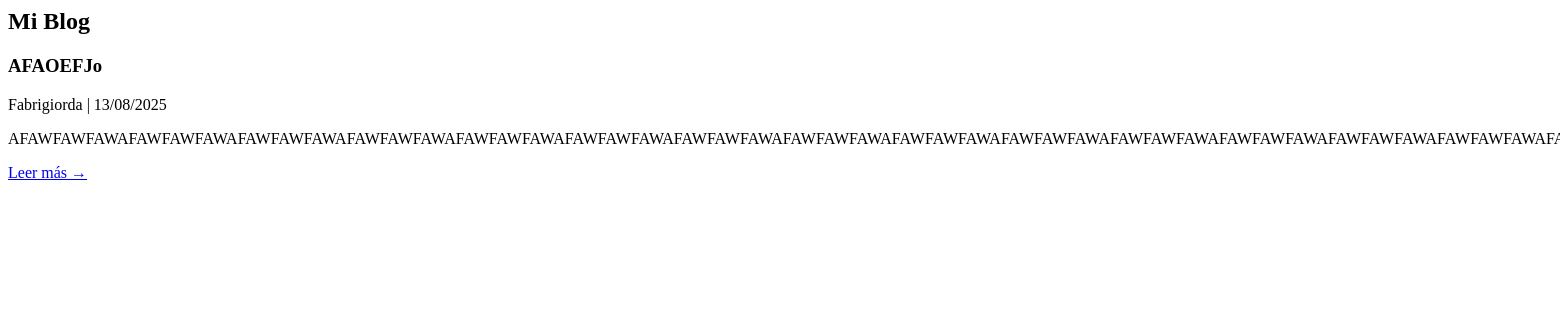
The app's page /blog/embedded/, older data.
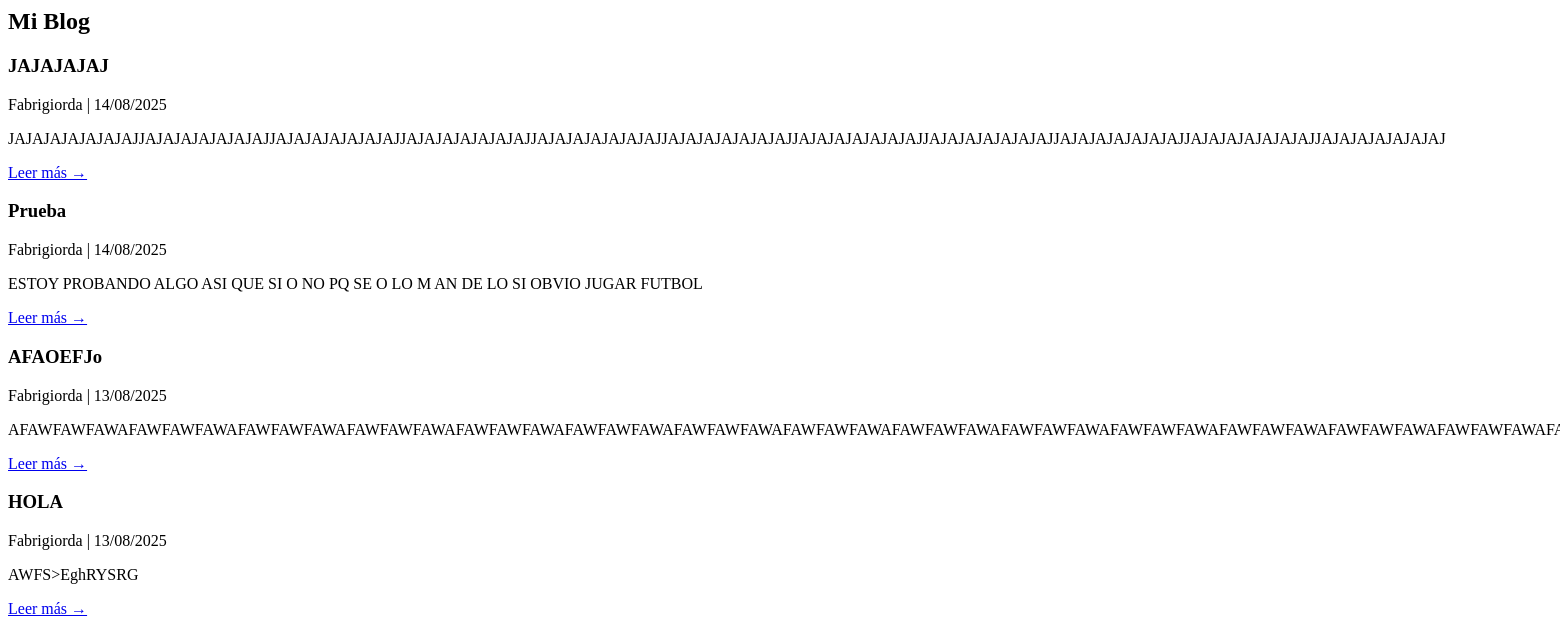
The same page, newer data.
### blog/models.py (models this page shows, shortened)
class Post(models.Model):
    title = models.CharField(max_length=200, unique=True)
    slug = models.SlugField(max_length=200, unique=True)
    author = models.ForeignKey(User, on_delete= models.CASCADE,related_name='blog_posts')
    updated_on = models.DateTimeField(auto_now= True)
    content = models.TextField()
    created_on = models.DateTimeField(auto_now_add=True)
    status = models.IntegerField(choices=STATUS, default=0)
    class Meta:
        ordering = ['-created_on']

### blog/views.py (the view)
# urls.py: path('embedded/', views.embedded_blog, name='embedded'),
def embedded_blog(request):
    post_list = Post.objects.filter(status=1).order_by('-created_on')
    return render(request, 'blog/embedded.html', {'post_list': post_list})

### blog/templates/blog/embedded.html
<div class="embedded-blog">
    <div class="blog-header">
        <h2>Mi Blog</h2>
    </div>
    <div class="blog-posts">
        {% for post in post_list %}
        <div class="blog-post-card">
            <h3 class="post-title">{{ post.title }}</h3>
            <p class="post-meta">{{ post.author }} | {{ post.created_on|date:"d/m/Y" }}</p>
            <p class="post-excerpt">{{ post.content|slice:":200"|striptags }}</p>
            <a href="#" class="read-more-btn" data-slug="{{ post.slug }}">Leer más &rarr;</a>
        </div>
        {% endfor %}
    </div>
</div>

Row changes from the older to the newer data that the page shows:
added Post: title "JAJAJAJAJ", author "Fabrigiorda", created_on "14/08/2025", content "JAJAJAJAJAJAJAJJAJAJAJAJAJAJAJJAJAJAJAJAJAJAJJAJAJAJAJAJAJAJJAJAJAJAJAJAJAJJAJAJAJAJAJAJAJJAJAJAJAJAJAJAJJAJAJAJAJAJAJAJJAJAJAJAJAJAJAJJAJAJAJAJAJAJAJJAJAJAJAJAJAJAJ"
added Post: title "Prueba", author "Fabrigiorda", created_on "14/08/2025", content "ESTOY PROBANDO ALGO ASI QUE SI O NO PQ SE O LO M AN DE LO SI OBVIO JUGAR FUTBOL"
now on this page (row edited): Post: title "HOLA", author "Fabrigiorda", created_on "13/08/2025", content "AWFS>EghRYSRG"
